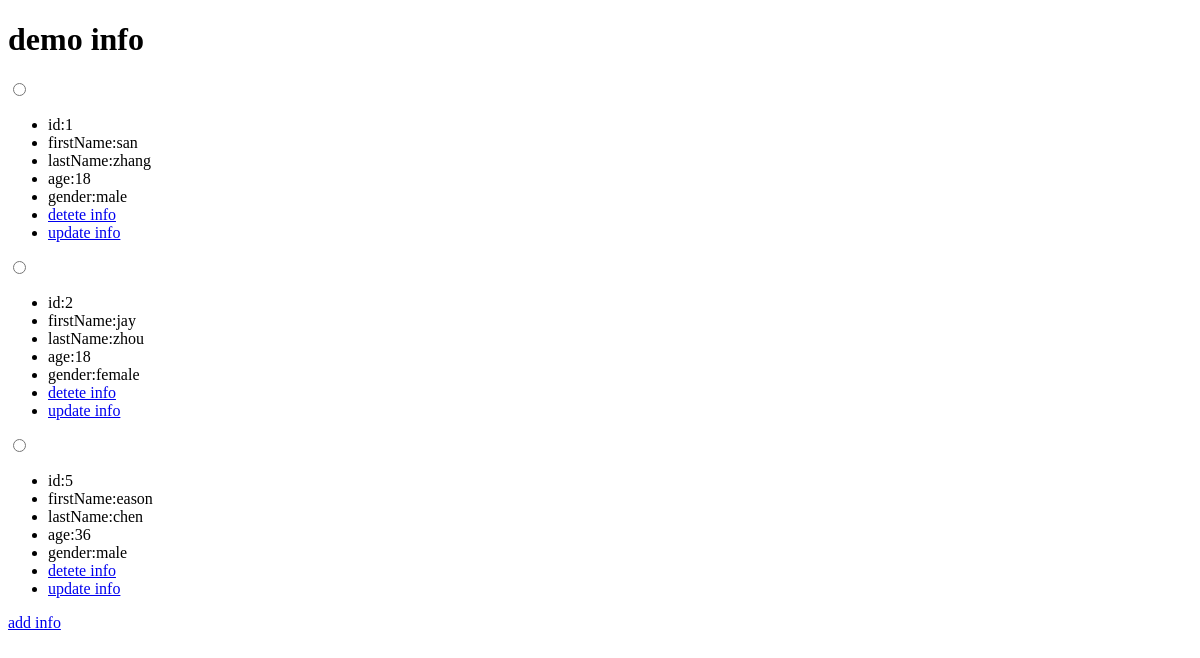
/demo/, run on an earlier commit of the app's database.
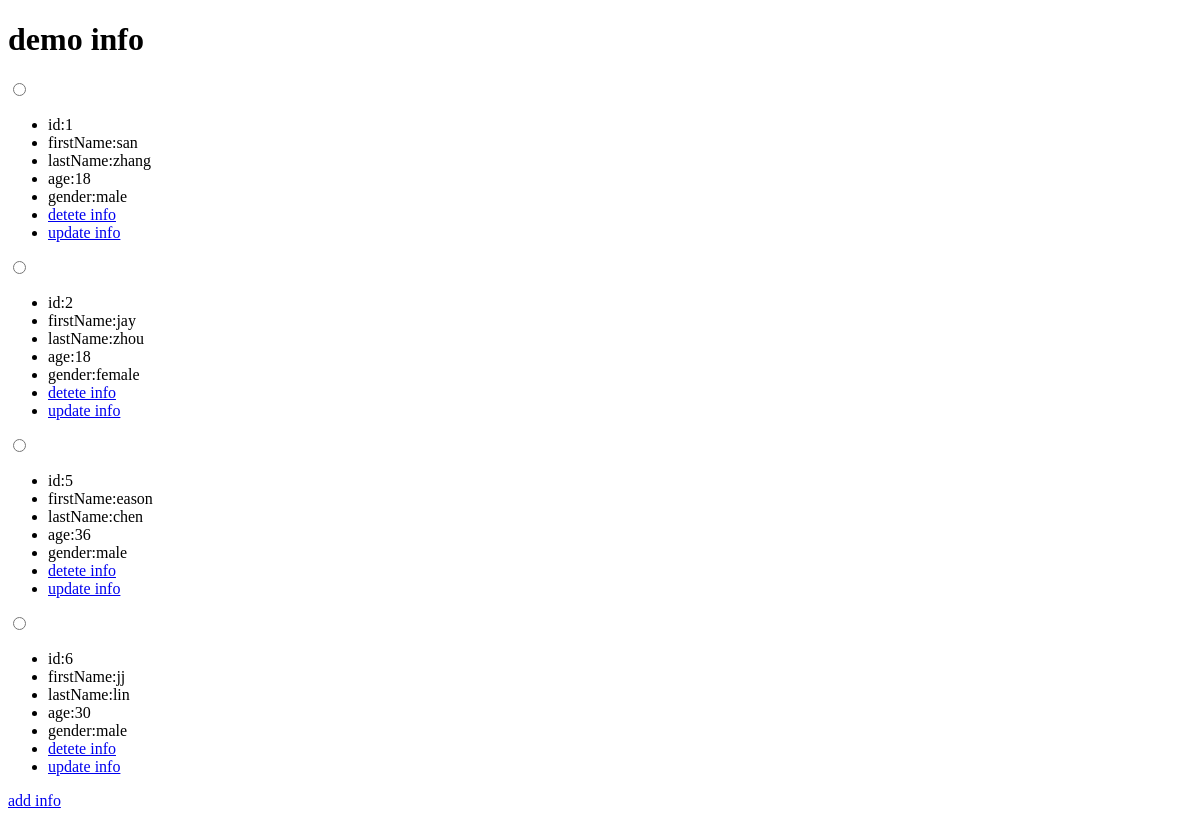
And on a later commit of the database.
### demo/models.py (models this page shows)
class DemoModel(models.Model):
    id=AutoField(primary_key=True)
    first_name=CharField(max_length=100)
    last_name=CharField(max_length=100)
    age=IntegerField(default=0)
    gender=CharField(default="male",null=False, max_length=20)
    create_time = DateTimeField(auto_now_add=True)
    create_user = CharField(max_length=100)
    update_time = DateTimeField(auto_now=True)
    update_user = CharField(max_length=100)
    is_deleted = IntegerField(default=0)

### demo/views.py (the view)
# urls.py: path("",views.index, name="demo"),
def index(request):
    demos = DemoModel.objects.filter(is_deleted=0).values()
    return render(request, "demo/demo.html", {"demos": demos})

### demo/templates/demo/demo.html (shortened to what this page needs)
<!DOCTYPE html>
<html lang="en">
<head>
</head>
<body>
   {% include "demo/info.html" %}
</body>
</html>

### demo/templates/demo/info.html
 <h1>demo info</h1>
{% for x in demos %}
    <input type="radio" name="info">
    <ul id="info{{ x.id }}">
        <li>id:{{ x.id }}</li>
        <li>firstName:{{ x.first_name }}</li>
        <li>lastName:{{ x.last_name }}</li>
        <li>age:{{ x.age }}</li>
        <li>gender:{{ x.gender }}</li>
        <li><a href="{% url "demo:deteteinfo" x.id %}">detete info</a></li>
        <li><a href="{% url "demo:updateinfo" x.id %}">update info</a></li>
    </ul>
{% endfor %}
<a href="{% url "demo:addinfo" %}">add info</a>

What changed in the data, as far as the page shows it:
added DemoModel: id "6", first_name "jj", last_name "lin", age "30", gender "male"
